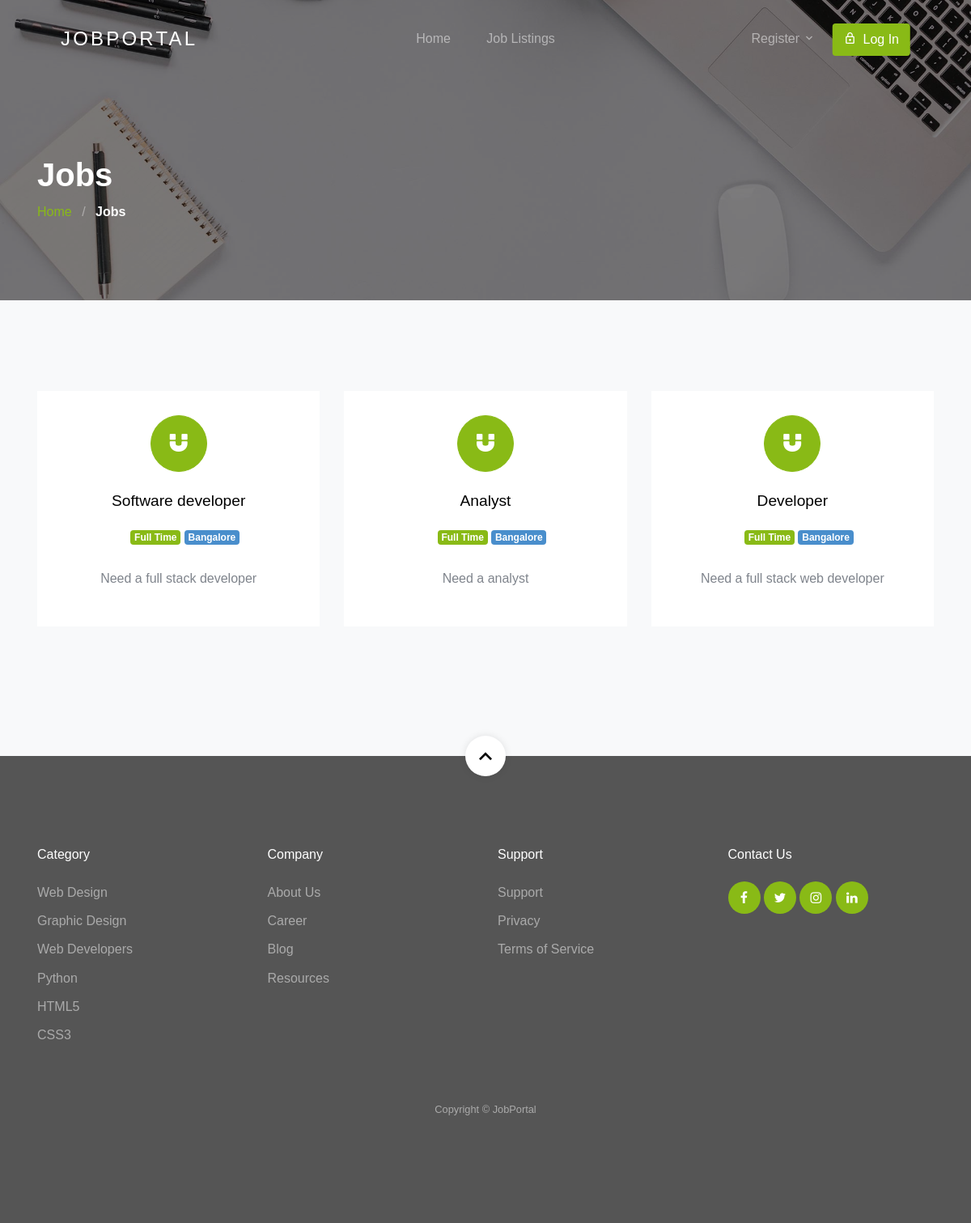
Screenshot of /jobs/ with the database file from the repository.
### jobapp/models.py (models this page shows, shortened)
class Job(models.Model):
    user = models.ForeignKey(User, related_name='User', on_delete=models.CASCADE)
    title = models.CharField(max_length=300)
    description = RichTextField()
    tags = TaggableManager()
    location = models.CharField(max_length=300)
    job_type = models.CharField(choices=JOB_TYPE, max_length=1)
    category = models.ForeignKey(Category,related_name='Category', on_delete=models.CASCADE)
    salary = models.CharField(max_length=30, blank=True)
    company_name = models.CharField(max_length=300)
    company_description = RichTextField(blank=True, null=True)
    url = models.URLField(max_length=200)
    last_date = models.DateField()
    is_published = models.BooleanField(default=False)
    is_closed = models.BooleanField(default=False)
    timestamp = models.DateTimeField(auto_now=True)

### jobapp/views.py (the view)
# urls.py: path('jobs/', views.job_list_View, name='job-list'),
@cache_page(60 * 15)
def job_list_View(request):
    job_list = Job.objects.filter(is_published=True,is_closed=False).order_by('-timestamp')
    paginator = Paginator(job_list, 12)
    page_number = request.GET.get('page')
    page_obj = paginator.get_page(page_number)
    context = {
        'page_obj': page_obj,
    }
    return render(request, 'jobapp/job-list.html', context)

### template/jobapp/job-list.html (shortened to what this page needs)
{% extends 'base.html' %}
{% load static %}
{% block content %}
<section class="section-hero overlay inner-page bg-image" style="background-image: url('{% static 'images/hero_1.jpg' %}');"
  id="home-section">
  <div class="container">
    <div class="row">
      <div class="col-md-7">
        <h1 class="text-white font-weight-bold">Jobs</h1>
        <div class="custom-breadcrumbs">
          <a href="{% url 'jobapp:home' %}">Home</a> <span class="mx-2 slash">/</span>
          <span class="text-white"><strong>Jobs</strong></span>
        </div>
      </div>
    </div>
  </div>
</section>
<section id="ajax_listing_paginattion" class="site-section services-section bg-light block__62849" id="next-section">
  <div class="container">
    <div class="row">
      {% for job in page_obj %}
      <div class="col-6 col-md-6 col-lg-4 mb-4 mb-lg-5">
        <a href="{% url 'jobapp:single-job' job.id %}" class="block__16443 min-h text-center d-block">
          <span class="custom-icon mx-auto"><span class="icon-magnet d-block"></span></span>
          <h3>{{ job.title }}</h3>
          <ul class="job-listing-meta list-unstyled pl-3 mb-0">
            <li class="menu-fix mb-2">
              {% if job.job_type == '1' %}
              <span class="badge badge-primary">
                Full Time
              </span>
              {% elif job.job_type == '2'%}
              <span class="badge badge-danger">
                Part Time
              </span>
              {% else  %}
              <span class="badge badge-info">
                Internship
              </span>
              {% endif %}</li>
            <li class="badge badge-secondary menu-fix mb-2"> {{ job.location }}</li>
          </ul>
          <p>{{ job.description | safe | truncatechars:150}}</p>
        </a>
      </div>
      {% endfor %}
    </div>
  </div>
</section>
{% endblock content %}

### static/css/aboutpage.css (style rules this page uses)
body { font-family: Arial, Helvetica, sans-serif; margin: 0; }
html { box-sizing: border-box; }
*, *:before, *:after { box-sizing: inherit; }
.container { padding: 0 16px; }
.container::after, .row::after { content: ""; clear: both; display: table; }

### static/css/style.css (style rules this page uses)
body { font-weight: 400; font-size: 1rem; line-height: 1.7; position: relative; }
body:after { content: ""; position: absolute; top: 0; left: 0; right: 0; bottom: 0; background: rgba(0, 0, 0, 0.7); z-index: 100; opacity: 0; visibility: hidden; -webkit-transition: .3s all ease; -o-transition: .3s all ease; transition: .3s all ease; }
h1, h2, h3, h4 { color: #000; }
.site-section { padding-top: 7rem; padding-bottom: 7rem; position: relative; z-index: 2; }
.bg-image { background-size: cover; background-position: center center; background-repeat: no-repeat; }
.custom-breadcrumbs a { color: #89ba16; }
.custom-breadcrumbs .slash { color: rgba(255, 255, 255, 0.4); }
.section-hero, .section-hero > .container > .row { height: 100vh; min-height: 900px; }
.section-hero.inner-page, .section-hero.inner-page > .container > .row { height: auto; min-height: auto; padding-top: 6em; padding-bottom: 3em; }
.section-hero.overlay, .section-hero.overlay-2 { position: relative; }
.section-hero.overlay:before, .section-hero.overlay-2:before { z-index: 1; position: absolute; content: ""; top: 0; left: 0; right: 0; bottom: 0; background: rgba(0, 0, 0, 0.5); }
.section-hero > .container { z-index: 2; position: relative; }
.block__62849 .block__16443 { background: #fff; padding: 30px; -webkit-transition: .3s all ease; -o-transition: .3s all ease; transition: .3s all ease; top: 0; position: relative; text-decoration: none; }
.block__62849 .block__16443 .custom-icon { display: block; position: relative; width: 70px; height: 70px; border-radius: 50%; border: 1px solid #89ba16; background: #89ba16; margin-bottom: 1.5rem; -webkit-transition: .3s all ease; -o-transition: .3s all ease; transition: .3s all ease; }
.block__62849 .block__16443 .custom-icon:before { display: none; border-radius: 50%; position: absolute; left: 50%; top: 50%; -webkit-transform: translate(-50%, -50%); -ms-transform: translate(-50%, -50%); transform: translate(-50%, -50%); content: ""; width: 90px; height: 90px; border: 1px solid rgba(137, 186, 22, 0.2); }
.block__62849 .block__16443 [class^="icon-"], .block__62849 .block__16443 [class^="flaticon-"] { font-size: 1.6rem; color: #fff; position: absolute; top: 50%; left: 50%; -webkit-transform: translate(-50%, -50%); -ms-transform: translate(-50%, -50%); transform: translate(-50%, -50%); -webkit-transition: 0.3s all cubic-bezier(0.66, 0.2, 0.48, 0.9); -o-transition: 0.3s all cubic-bezier(0.66, 0.2, 0.48, 0.9); transition: 0.3s all cubic-bezier(0.66, 0.2, 0.48, 0.9); }
.block__62849 .block__16443 h3 { font-size: 1.2rem; margin-bottom: 1.2rem; }
.block__62849 .block__16443 p { color: #7f848c; }
.min-h { min-height: 100%; }
.menu-fix { display: inline-block }
.badge-primary { color: #fff; }
.badge-secondary { color: #fff; background-color: #498ecc; }

### rows the page displays
Job: title "Software developer", job_type "Full Time", location "Bangalore", description "Need a full stack developer"
Job: title "Analyst", job_type "Full Time", location "Bangalore", description "Need a analyst"
Job: title "Developer", job_type "Full Time", location "Bangalore", description "Need a full stack web developer"
